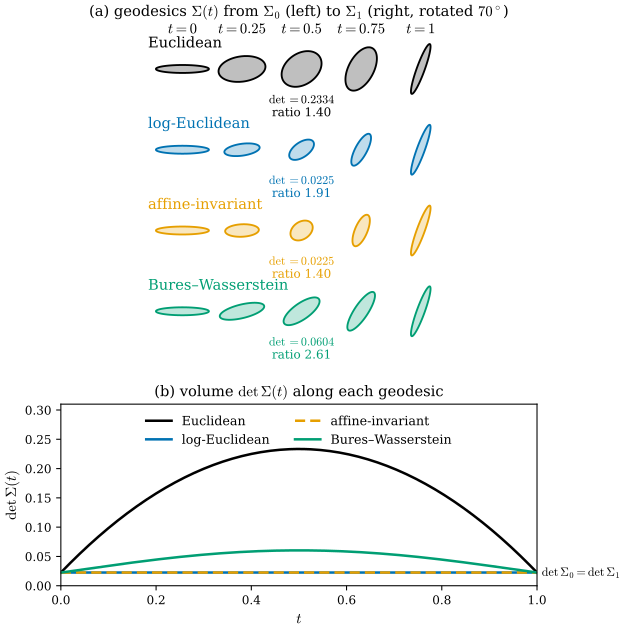

This figure's Python source:
"""Figure 29.4.3: interpolating two flat Gaussians with four metrics; the swelling effect (Section 29.4).

Sigma_0 = diag(1, 0.15^2) (s = (1, 0.15), major axis along u^1) and Sigma_1 = the same rotated by 70 degrees.
(a) Rows: geodesics Sigma(t), t = 0, 0.25, 0.5, 0.75, 1, for the Euclidean, log-Euclidean, affine-invariant and
    Bures-Wasserstein metrics; each glyph is the 1-sigma ellipse (same scale everywhere).
(b) det Sigma(t) along each geodesic (log-Euclidean and affine-invariant coincide: det0^(1-t) det1^t = 0.0225).
Self-checks: midpoint dets 0.2334, 0.0225, 0.0225, 0.0604 and axis ratios 1.40, 1.91, 1.40, 2.61 (as in the verify
script and the caption).

Run from the project root: ``PYTHONPATH=tools python3 chapters/29-gaussian-splatting/figures/fig-29-4-3-interpolation.py``
"""

import dgfig

dgfig.setup()

import matplotlib.pyplot as plt
import numpy as np

C = dgfig.COLORS


def fun(S, f):
    w, V = np.linalg.eigh(S)
    return V @ np.diag(f(w)) @ V.T


def geo(S0, S1, s, kind):
    if kind == "E":
        return (1 - s) * S0 + s * S1
    if kind == "LE":
        return fun((1 - s) * fun(S0, np.log) + s * fun(S1, np.log), np.exp)
    h = fun(S0, np.sqrt); hi = np.linalg.inv(h)
    if kind == "AI":
        return h @ fun(hi @ S1 @ hi, lambda w: w ** s) @ h
    T = hi @ fun(h @ S1 @ h, np.sqrt) @ hi
    M = (1 - s) * np.eye(2) + s * T
    return M @ S0 @ M


def R2(d):
    a = np.radians(d)
    return np.array([[np.cos(a), -np.sin(a)], [np.sin(a), np.cos(a)]])


F0 = np.diag([1.0, 0.15 ** 2])
F1 = R2(70) @ F0 @ R2(70).T
kinds = [("E", "Euclidean", C["main"], "-"), ("LE", "log-Euclidean", C["tangent"], "-"),
         ("AI", "affine-invariant", C["accent"], (0, (4, 2))), ("BW", "Bures–Wasserstein", C["third"], "-")]
for k, val in zip(("E", "LE", "AI", "BW"), (0.2334, 0.0225, 0.0225, 0.0604)):
    assert abs(np.linalg.det(geo(F0, F1, 0.5, k)) - val) < 5e-5

fig, (axa, axb) = plt.subplots(2, 1, figsize=(6.4, 7.6), gridspec_kw=dict(height_ratios=[1.75, 1], hspace=0.25))
ts = [0, 0.25, 0.5, 0.75, 1.0]
t = np.linspace(0, 2 * np.pi, 120)
dx, dy = 2.25, 3.05
for row, (k, name, col, _) in enumerate(kinds):
    y0 = -row * dy
    axa.text(-1.3, y0 + 0.7, name, fontsize=11, ha="left", va="bottom", color=col)
    for j, s in enumerate(ts):
        S = geo(F0, F1, s, k)
        w, V = np.linalg.eigh(S)
        E = np.array([j * dx, y0]) + (np.stack([np.cos(t), np.sin(t)], 1) * np.sqrt(w)) @ V.T
        axa.fill(*E.T, color=col, alpha=0.25, lw=0)
        axa.plot(*E.T, color=col, lw=1.4)
        if j == 2:
            ratio = np.sqrt(w[1] / w[0])
            assert abs(ratio - [1.40, 1.91, 1.40, 2.61][row]) < 0.006
            axa.text(j * dx, y0 - 0.95, r"$\det = %.4f$" % np.linalg.det(S) + "\n" + "ratio %.2f" % ratio, fontsize=9,
                     ha="center", va="top", color=col, linespacing=1.15)
for j, s in enumerate(ts):
    axa.text(j * dx, 1.35, r"$t = %g$" % s, fontsize=11, ha="center")
dgfig.schematic_axes(axa, (-1.35, 4 * dx + 1.15), (-3 * dy - 1.15, 1.7))
axa.set_title(r"(a) geodesics $\Sigma(t)$ from $\Sigma_0$ (left) to $\Sigma_1$ (right, rotated $70^\circ$)", fontsize=11)

tt = np.linspace(0, 1, 201)
for k, name, col, ls in kinds:
    axb.plot(tt, [np.linalg.det(geo(F0, F1, s, k)) for s in tt], color=col, ls=ls, lw=1.9, label=name)
axb.axhline(0.0225, color="#BBBBBB", lw=0.6, zorder=0)
axb.text(1.01, 0.0225, r"$\det\Sigma_0 = \det\Sigma_1$", fontsize=9, va="center")
axb.set_xlim(0, 1)
axb.set_ylim(0, 0.31)
axb.set_xlabel(r"$t$")
axb.set_ylabel(r"$\det\Sigma(t)$")
axb.legend(fontsize=9.5, frameon=False, loc="upper center", ncol=2)
axb.set_title(r"(b) volume $\det\Sigma(t)$ along each geodesic", fontsize=11)
axb.tick_params(labelsize=9)

dgfig.save(fig, __file__)
